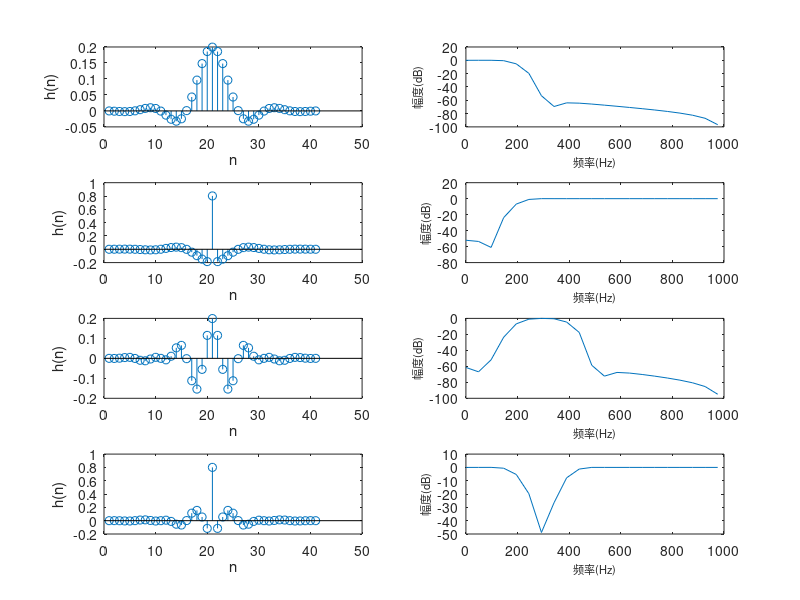

Reproduce this figure in MATLAB.
% fir1.m 各种滤波器
% 设计一个长度41（阶数40）的低通（截止频率为200Hz）、高通（截止频率为200Hz）、带通（通带为200~400Hz）
%带阻（阻带为200~400Hz）的FIR滤波器，采样频率为2000Hz
N = 41;
fs = 2000;
%paramter filter
fc_lpf = 200;
fc_hpf = 200;
fp_bandpass = [200 400];
fc_stop = [200 400];
%以采样频率的一半，对频率进行归一化处理
wn_lpf = fc_lpf * 2 / fs;
wn_hpf = fc_hpf * 2 / fs;
wn_bandpass = fp_bandpass * 2 / fs;
wn_stop = fc_stop * 2 / fs;
%Design FIR Filter
b_lpf = fir1(N-1, wn_lpf, 'low');
b_hpf = fir1(N-1, wn_hpf, 'high');
b_bandpass = fir1(N-1, wn_bandpass, 'bandpass');
b_stop = fir1(N-1, wn_stop, 'stop');
%求滤波器的幅频响应
m_lpf = 20 * log(abs(fft(b_lpf))) / log(10);
m_hpf = 20 * log(abs(fft(b_hpf))) / log(10);
m_bandpass = 20 * log(abs(fft(b_bandpass))) / log(10);
m_stop = 20 * log(abs(fft(b_stop))) / log(10);
%设置幅频响应的横坐标单位为Hz
x_f = [0 : (fs / length(m_lpf)) : fs / 2];
% 绘制单位脉冲响应
subplot(421); stem(b_lpf); xlabel('n'); ylabel('h(n)');
subplot(423); stem(b_hpf); xlabel('n'); ylabel('h(n)');
subplot(425); stem(b_bandpass); xlabel('n'); ylabel('h(n)');
subplot(427); stem(b_stop); xlabel('n'); ylabel('h(n)');
% 绘制幅频响应曲线
subplot(422); plot(x_f, m_lpf(1:length(x_f)));
xlabel('频率(Hz)', 'fontsize', 8); ylabel('幅度(dB)', 'fontsize', 8);

subplot(424); plot(x_f, m_hpf(1:length(x_f)));
xlabel('频率(Hz)', 'fontsize', 8); ylabel('幅度(dB)', 'fontsize', 8);

subplot(426); plot(x_f, m_bandpass(1:length(x_f)));
xlabel('频率(Hz)', 'fontsize', 8); ylabel('幅度(dB)', 'fontsize', 8);

subplot(428); plot(x_f, m_stop(1:length(x_f)));
xlabel('频率(Hz)', 'fontsize', 8); ylabel('幅度(dB)', 'fontsize', 8);


